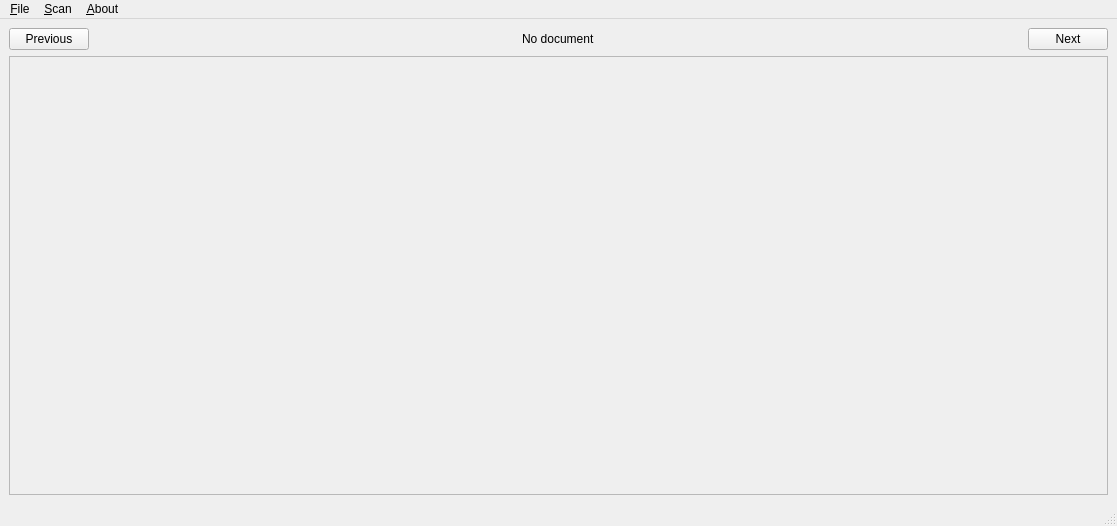
<?xml version="1.0" encoding="UTF-8"?>
<ui version="4.0">
 <class>MainWindow</class>
 <widget class="QMainWindow" name="MainWindow">
  <property name="geometry">
   <rect>
    <x>0</x>
    <y>0</y>
    <width>1117</width>
    <height>526</height>
   </rect>
  </property>
  <property name="windowTitle">
   <string>MainWindow</string>
  </property>
  <widget class="QWidget" name="centralwidget">
   <layout class="QVBoxLayout" name="verticalLayout">
    <item>
     <layout class="QHBoxLayout" name="horizontalLayout">
      <item>
       <widget class="QPushButton" name="previous_button">
        <property name="text">
         <string>Previous</string>
        </property>
       </widget>
      </item>
      <item>
       <spacer name="horizontalSpacer">
        <property name="orientation">
         <enum>Qt::Horizontal</enum>
        </property>
        <property name="sizeHint" stdset="0">
         <size>
          <width>40</width>
          <height>20</height>
         </size>
        </property>
       </spacer>
      </item>
      <item>
       <widget class="QLabel" name="header_label">
        <property name="text">
         <string>No document</string>
        </property>
        <property name="textFormat">
         <enum>Qt::RichText</enum>
        </property>
        <property name="openExternalLinks">
         <bool>true</bool>
        </property>
       </widget>
      </item>
      <item>
       <spacer name="horizontalSpacer_2">
        <property name="orientation">
         <enum>Qt::Horizontal</enum>
        </property>
        <property name="sizeHint" stdset="0">
         <size>
          <width>40</width>
          <height>20</height>
         </size>
        </property>
       </spacer>
      </item>
      <item>
       <widget class="QPushButton" name="next_button">
        <property name="text">
         <string>Next</string>
        </property>
       </widget>
      </item>
     </layout>
    </item>
    <item>
     <widget class="QScrollArea" name="scrollArea">
      <property name="widgetResizable">
       <bool>true</bool>
      </property>
      <widget class="QWidget" name="scrollAreaWidgetContents">
       <property name="geometry">
        <rect>
         <x>0</x>
         <y>0</y>
         <width>1097</width>
         <height>426</height>
        </rect>
       </property>
       <layout class="QVBoxLayout" name="verticalLayout_2">
        <item>
         <widget class="QLabel" name="main_area">
          <property name="text">
           <string/>
          </property>
         </widget>
        </item>
       </layout>
      </widget>
     </widget>
    </item>
   </layout>
  </widget>
  <widget class="QMenuBar" name="menubar">
   <property name="geometry">
    <rect>
     <x>0</x>
     <y>0</y>
     <width>1117</width>
     <height>23</height>
    </rect>
   </property>
   <widget class="QMenu" name="menu_File">
    <property name="title">
     <string>&amp;File</string>
    </property>
    <addaction name="action_Open_directory"/>
    <addaction name="action_Quit"/>
   </widget>
   <widget class="QMenu" name="menu_Scan">
    <property name="title">
     <string>&amp;Scan</string>
    </property>
    <addaction name="actionScan_documents"/>
    <addaction name="action_Reset_scan"/>
    <addaction name="action_Fix_configuration_file"/>
   </widget>
   <widget class="QMenu" name="menu_About">
    <property name="title">
     <string>&amp;About</string>
    </property>
    <addaction name="action_About"/>
   </widget>
   <addaction name="menu_File"/>
   <addaction name="menu_Scan"/>
   <addaction name="menu_About"/>
  </widget>
  <widget class="QStatusBar" name="statusbar"/>
  <action name="action_Open_directory">
   <property name="text">
    <string>&amp;Select configuration file</string>
   </property>
   <property name="shortcut">
    <string>Ctrl+O</string>
   </property>
  </action>
  <action name="action_Quit">
   <property name="text">
    <string>&amp;Quit</string>
   </property>
   <property name="shortcut">
    <string>Ctrl+Q</string>
   </property>
  </action>
  <action name="actionScan_documents">
   <property name="icon">
    <iconset theme="media-playback-start">
     <normaloff>.</normaloff>.</iconset>
   </property>
   <property name="text">
    <string>&amp;Scan documents</string>
   </property>
   <property name="shortcut">
    <string>F5</string>
   </property>
  </action>
  <action name="action_Reset_scan">
   <property name="text">
    <string>&amp;Reset scan</string>
   </property>
  </action>
  <action name="action_About">
   <property name="text">
    <string>&amp;About</string>
   </property>
  </action>
  <action name="action_Fix_configuration_file">
   <property name="text">
    <string>&amp;Fix configuration file</string>
   </property>
  </action>
 </widget>
 <resources/>
 <connections>
  <connection>
   <sender>action_Quit</sender>
   <signal>triggered()</signal>
   <receiver>MainWindow</receiver>
   <slot>close()</slot>
   <hints>
    <hint type="sourcelabel">
     <x>-1</x>
     <y>-1</y>
    </hint>
    <hint type="destinationlabel">
     <x>558</x>
     <y>262</y>
    </hint>
   </hints>
  </connection>
 </connections>
</ui>
